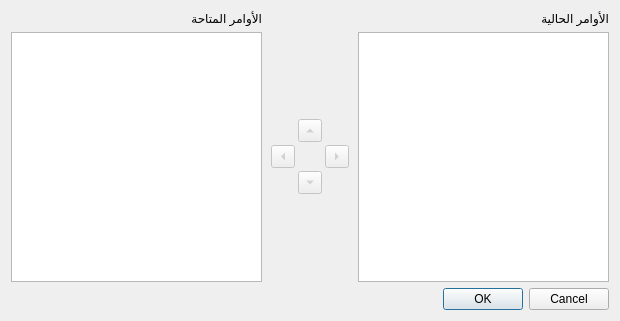
<?xml version="1.0" encoding="UTF-8"?>
<ui version="4.0">
 <class>DialogActions</class>
 <widget class="QDialog" name="DialogActions">
  <property name="geometry">
   <rect>
    <x>0</x>
    <y>0</y>
    <width>620</width>
    <height>321</height>
   </rect>
  </property>
  <property name="windowTitle">
   <string>ضبط شريط الأدوات</string>
  </property>
  <layout class="QGridLayout" name="gridLayout_2">
   <item row="0" column="0">
    <widget class="QLabel" name="label">
     <property name="text">
      <string>الأوامر المتاحة</string>
     </property>
    </widget>
   </item>
   <item row="0" column="2">
    <widget class="QLabel" name="label_2">
     <property name="text">
      <string>الأوامر الحالية</string>
     </property>
    </widget>
   </item>
   <item row="1" column="0">
    <widget class="QTreeWidget" name="treeWidgetOrig">
     <attribute name="headerVisible">
      <bool>false</bool>
     </attribute>
     <column>
      <property name="text">
       <string notr="true">1</string>
      </property>
     </column>
    </widget>
   </item>
   <item row="1" column="1">
    <widget class="QWidget" name="widget" native="true">
     <property name="sizePolicy">
      <sizepolicy hsizetype="Fixed" vsizetype="Fixed">
       <horstretch>0</horstretch>
       <verstretch>0</verstretch>
      </sizepolicy>
     </property>
     <layout class="QGridLayout" name="gridLayout">
      <property name="margin">
       <number>3</number>
      </property>
      <property name="spacing">
       <number>3</number>
      </property>
      <item row="0" column="1">
       <widget class="QToolButton" name="toolButtonUp">
        <property name="enabled">
         <bool>false</bool>
        </property>
        <property name="toolTip">
         <string>للاعلى</string>
        </property>
        <property name="text">
         <string>للاعلى</string>
        </property>
        <property name="arrowType">
         <enum>Qt::UpArrow</enum>
        </property>
       </widget>
      </item>
      <item row="1" column="0">
       <widget class="QToolButton" name="toolButtonRemove">
        <property name="enabled">
         <bool>false</bool>
        </property>
        <property name="toolTip">
         <string>حذف</string>
        </property>
        <property name="text">
         <string>حذف</string>
        </property>
        <property name="arrowType">
         <enum>Qt::LeftArrow</enum>
        </property>
       </widget>
      </item>
      <item row="1" column="2">
       <widget class="QToolButton" name="toolButtonAdd">
        <property name="enabled">
         <bool>false</bool>
        </property>
        <property name="toolTip">
         <string>اضافة</string>
        </property>
        <property name="text">
         <string>اضافة</string>
        </property>
        <property name="arrowType">
         <enum>Qt::RightArrow</enum>
        </property>
       </widget>
      </item>
      <item row="2" column="1">
       <widget class="QToolButton" name="toolButtonDown">
        <property name="enabled">
         <bool>false</bool>
        </property>
        <property name="toolTip">
         <string>للاسفل</string>
        </property>
        <property name="text">
         <string>للاسفل</string>
        </property>
        <property name="arrowType">
         <enum>Qt::DownArrow</enum>
        </property>
       </widget>
      </item>
     </layout>
    </widget>
   </item>
   <item row="1" column="2">
    <widget class="QTreeWidget" name="treeWidgetDest">
     <attribute name="headerVisible">
      <bool>false</bool>
     </attribute>
     <column>
      <property name="text">
       <string notr="true">1</string>
      </property>
     </column>
    </widget>
   </item>
   <item row="2" column="0" colspan="3">
    <widget class="QDialogButtonBox" name="buttonBox">
     <property name="orientation">
      <enum>Qt::Horizontal</enum>
     </property>
     <property name="standardButtons">
      <set>QDialogButtonBox::Cancel|QDialogButtonBox::Ok</set>
     </property>
    </widget>
   </item>
  </layout>
 </widget>
 <resources/>
 <connections>
  <connection>
   <sender>buttonBox</sender>
   <signal>accepted()</signal>
   <receiver>DialogActions</receiver>
   <slot>accept()</slot>
   <hints>
    <hint type="sourcelabel">
     <x>257</x>
     <y>314</y>
    </hint>
    <hint type="destinationlabel">
     <x>157</x>
     <y>274</y>
    </hint>
   </hints>
  </connection>
  <connection>
   <sender>buttonBox</sender>
   <signal>rejected()</signal>
   <receiver>DialogActions</receiver>
   <slot>reject()</slot>
   <hints>
    <hint type="sourcelabel">
     <x>325</x>
     <y>314</y>
    </hint>
    <hint type="destinationlabel">
     <x>286</x>
     <y>274</y>
    </hint>
   </hints>
  </connection>
 </connections>
</ui>
